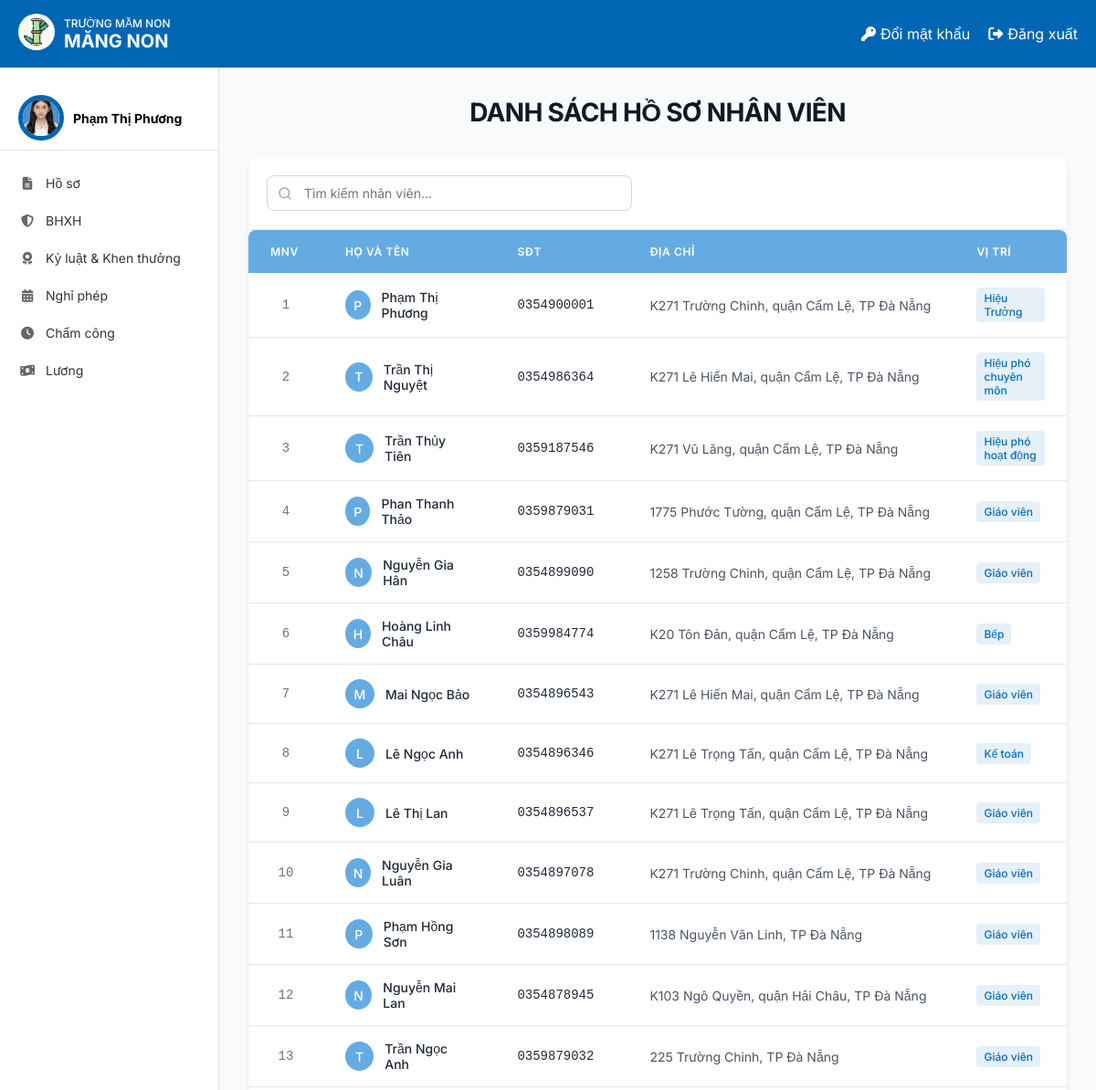
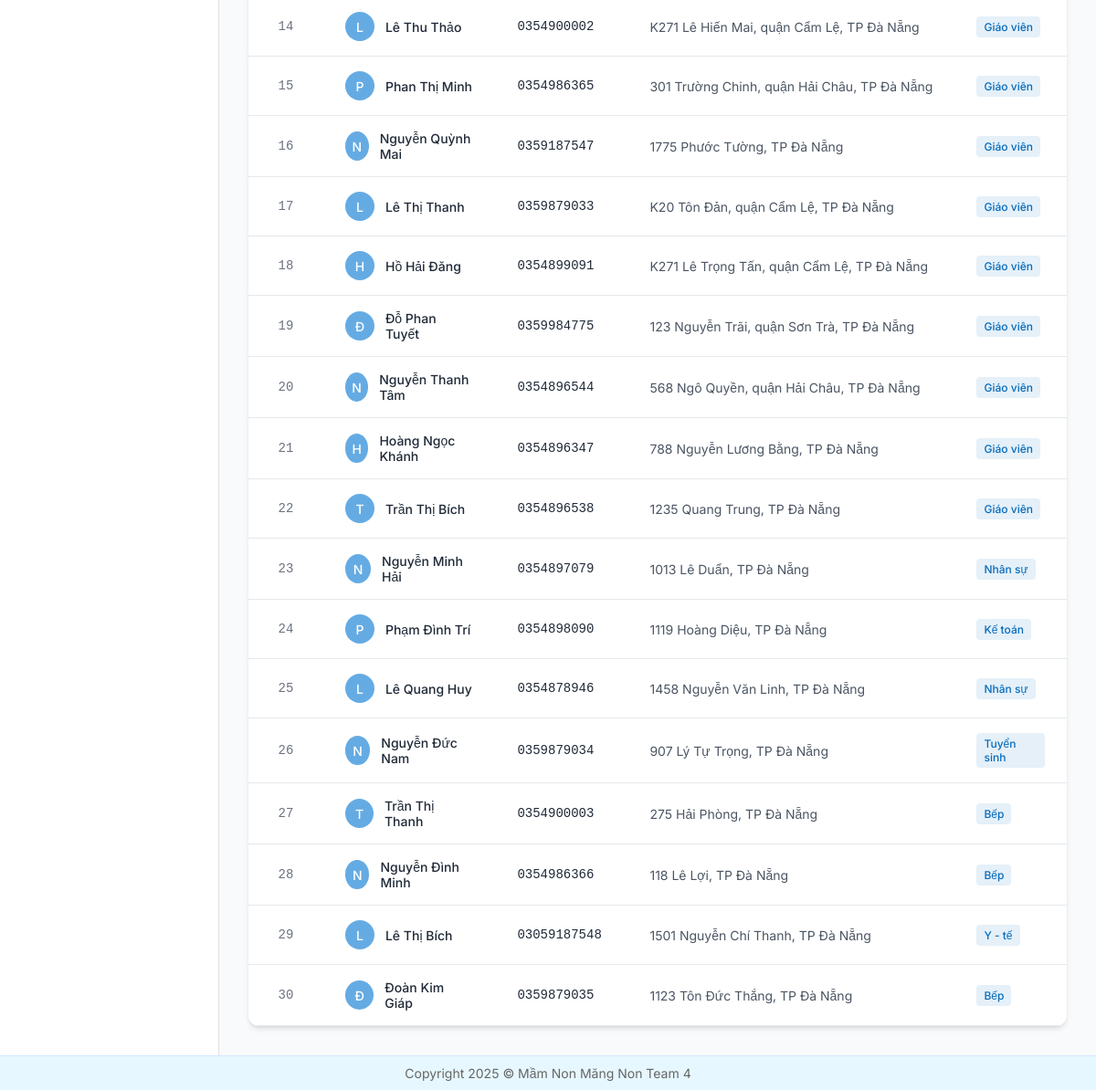
The app's page /dsnhanvien/ (signed in) with its own data (2 pictures, top to bottom).
### HOME/models.py (models this page shows, shortened)
class NhanVien(models.Model):
 user = models.OneToOneField(User, on_delete=models.CASCADE, unique=True, null=False, related_name='nhanvien_home')
 ten_nv = models.CharField(max_length=100)
 anh_ca_nhan = models.ImageField(upload_to='nhanvien/', null=True, blank=True)
 gioi_tinh = models.CharField(max_length=10, choices=[('2', 'Nam'), ('1', 'Nữ')],default='1')
 ngay_sinh = models.DateField(null=True)
 vi_tri_cong_viec = models.CharField(max_length=100, blank=True, null=True)
 to_phong_ban = models.CharField(max_length=50, choices=TO_PHONG_BAN_CHOICES)
 trinh_do_hoc_van = models.CharField(max_length=50, choices=TRINH_DO_HOC_VAN_CHOICES)
 chuyen_nganh = models.CharField(max_length=100, null=True)
 noi_dao_tao = models.CharField(max_length=100)
 nam_tn = models.IntegerField(null=True)
 ngay_cap = models.DateField(null=True)
 noi_cap = models.CharField(max_length=100)
 dia_chi_tam_tru = models.TextField(null=True)
 chuc_vu = models.CharField(max_length=150, null=True)
 so_dien_thoai = models.CharField(
     max_length=10,
     unique=True)
 email = models.EmailField(unique=True, max_length=50, null=True)
 so_cccd = models.CharField(
     max_length=12,
     unique=True
 )
 phu_caps = models.ManyToManyField(PhuCap, through='PhuCapNhanVien',blank=True)
 class Meta:
     db_table = 'HOME_nhanvien'

### HoSo/views.py (the view)
# urls.py: path('dsnhanvien/', danh_sach_nhan_vien, name='DanhSachNhanVien'),
@login_required
@permission_required('HOME.View_danh_sach_ho_so_nhan_vien')
def danh_sach_nhan_vien(request):
    current_user = get_object_or_404(NhanVien, user=request.user)
    query = request.GET.get('q', '')  # Lấy giá trị tìm kiếm từ thanh tìm kiếm
    if query:
        nhan_vien_list = NhanVien.objects.filter(ten_nv__icontains=query)  # Lọc nhân viên theo tên
    else:
        nhan_vien_list = NhanVien.objects.all()  # Nếu không có tìm kiếm, hiển thị tất cả nhân viên
    return render(request, 'HoSo/danhsachnhanvien.html', {
        'nhan_vien_list': nhan_vien_list,
        'nhan_vien': current_user,
        'query': query
    })

### templates/HoSo/danhsachnhanvien.html (shortened to what this page needs)
{% extends "home.html" %}
{% load static %}
{% block page_background %}
<div class="employee-list-page">
  <div class="page-header">
    <h1 class="page-title">DANH SÁCH HỒ SƠ NHÂN VIÊN</h1>
  </div>
  <div class="content-card">
    <div class="toolbar">
      <div class="search-container">
        <form method="GET" action="{% url 'DanhSachNhanVien' %}">
          <div class="search-input-wrapper">
            <svg class="search-icon" viewBox="0 0 24 24" fill="none" stroke="currentColor" stroke-width="2" stroke-linecap="round" stroke-linejoin="round">
              <circle cx="11" cy="11" r="8"></circle>
              <line x1="21" y1="21" x2="16.65" y2="16.65"></line>
            </svg>
            <input type="text" name="q" value="{{ query }}" placeholder="Tìm kiếm nhân viên..." class="search-input">
          </div>
        </form>
      </div>
    </div>
    <div class="table-container">
      <table class="employee-table">
        <thead>
          <tr>
            <th class="id-column">MNV</th>
            <th class="name-column">Họ và tên</th>
            <th class="phone-column">SĐT</th>
            <th class="address-column">Địa chỉ</th>
            <th class="position-column">Vị trí</th>
          </tr>
        </thead>
        <tbody>
          {% for nhan_vien in nhan_vien_list %}
          <tr class="employee-row">
            <td class="id-cell">{{ nhan_vien.id }}</td>
            <td class="name-cell">
              <a href="{% url 'QLXemHoSo' nhan_vien.id %}" class="employee-link">
                <div class="employee-name">
                  <div class="avatar">{{ nhan_vien.ten_nv|slice:":1" }}</div>
                  <span>{{ nhan_vien.ten_nv }}</span>
                </div>
              </a>
            </td>
            <td class="phone-cell">{{ nhan_vien.so_dien_thoai }}</td>
            <td class="address-cell">{{ nhan_vien.dia_chi_tam_tru }}</td>
            <td class="position-cell">
              <span class="position-badge">{{ nhan_vien.vi_tri_cong_viec }}</span>
            </td>
          </tr>
          {% endfor %}
        </tbody>
      </table>
    </div>
  </div>
</div>
<link rel="stylesheet" href="{% static 'css/dsnhanvienHoSo.css' %}">
{% endblock %}

### templates/home.html (shortened to what this page needs)
<!DOCTYPE html>
{% load static %}
<html lang="vi">
<head>
    <link rel="stylesheet" href="{% static 'css/style.css' %}">
    <link rel="stylesheet" href="https://cdnjs.cloudflare.com/ajax/libs/font-awesome/6.4.0/css/all.min.css">
</head>
<body>
    <div class="container">
        <header class="header">
            <div class="logo-container">
                <a href="{% url 'home' %}">
                    <img src="{% static 'images/logo.jpg' %}" alt="Logo" class="logo-img">
                </a>
                <div class="logo-text">
                    <div class="school-type">TRƯỜNG MẦM NON</div>
                    <div class="school-name"><b>MĂNG NON</b></div>
                </div>
            </div>
            <div class="header-actions">
                <a href="{% url 'change_password' %}" class="header-link">
                    <i class="fas fa-key"></i> Đổi mật khẩu
                </a>
                <a href="{% url 'logout' %}" class="header-link">
                    <i class="fas fa-sign-out-alt"></i> Đăng xuất
                </a>
            </div>
        </header>
        <div class="content">
            <aside class="sidebar">
                <div class="user-profile">
                    <div class="avatar_home">
                        <img src="{{ nhan_vien.anh_ca_nhan.url }}" alt="User Avatar">
                    </div>
                    <div class="user-info">
                        {% if request.user.is_authenticated %}
                            <div class="user-name">{{ nhan_vien.ten_nv }}</div>
                        {% endif %}
                    </div>
                </div>
                <nav class="sidebar-nav">
                    <a href="{% url 'Redirect_hoso_view' %}" class="nav-item"><i class="fas fa-file-alt"></i> Hồ sơ</a>
                    <a href="{% url 'redirectBHXH' %}" class="nav-item"><i class="fas fa-shield-alt"></i> BHXH</a>
                    <a href="{% url 'ky_luat_khen_thuong' %}" class="nav-item"><i class="fas fa-award"></i> Kỷ luật & Khen thưởng</a>
                    <a href="{% url 'DanhSachNP_redirect' %}" class="nav-item"><i class="fas fa-calendar-alt"></i> Nghỉ phép</a>
                    <a href="{% url 'cham_cong' %}" class="nav-item"><i class="fas fa-clock"></i> Chấm công</a>
                    <a href="{% url 'chuyen_huong_luong' %}" class="nav-item"><i class="fas fa-money-bill-wave"></i> Lương</a>
                </nav>
            </aside>
            {% block page_background %}{% endblock %}
        </div>
        <footer class="footer">
            <p>Copyright 2025 © Mầm Non Măng Non Team 4</p>
        </footer>
    </div>
</body>
</html>

### static/css/style.css (style rules this page uses)
* { margin: 0; padding: 0; box-sizing: border-box; font-family: 'Inter', sans-serif; }
body { background-color: #f5f5f5; }
.container { display: flex; flex-direction: column; min-height: 100vh; }
.header { background-color: #0066b3; color: white; padding: 15px 20px; display: flex; justify-content: space-between; align-items: center; }
.logo-container { display: flex; align-items: center; }
.logo-img { width: 40px; height: 40px; margin-right: 10px; background-color: white; border-radius: 50%; padding: 5px; }
.logo-text { display: flex; flex-direction: column; }
.school-type { font-size: 12px; font-weight: 500; }
.school-name { font-size: 20px; font-weight: bold; }
.header-actions { display: flex; gap: 20px; }
.header-link { color: white; text-decoration: none; display: flex; align-items: center; gap: 5px; }
.content { display: flex; flex: 1; }
.sidebar { width: 240px; background-color: white; border-right: 1px solid #e0e0e0; padding: 20px 0; }
.user-profile { display: flex; align-items: center; padding: 10px 20px; border-bottom: 1px solid #e0e0e0; margin-bottom: 15px; }
.avatar_home { width: 50px; height: 50px; border-radius: 50%; overflow: hidden; margin-right: 10px; border: 5px solid #0066b3; }
.avatar_home img { width: 100%; height: 100%; object-fit: cover; }
.user-info { display: flex; flex-direction: column; }
.user-name { font-weight: bold; font-size: 14px; }
.sidebar-nav { display: flex; flex-direction: column; }
.nav-item { padding: 12px 20px; color: #333; text-decoration: none; display: flex; align-items: center; gap: 10px; font-size: 14px; transition: background-color 0.2s; }
.nav-item i { width: 20px; text-align: center; color: #666; }
.footer { background-color: #e6f7ff; padding: 10px 20px; text-align: center; color: #666; font-size: 14px; border-top: 1px solid #d1e9ff; margin-top: auto; z-index: 2; }

### records on screen
NhanVien: anh_ca_nhan (picture), ten_nv "Phạm Thị Phương", id "1", ten_nv "P", so_dien_thoai "0354900001", dia_chi_tam_tru "K271 Trường Chinh, quận Cẩm Lệ, TP Đà Nẵng", vi_tri_cong_viec "Hiệu Trưởng"
NhanVien: id "2", ten_nv "T", ten_nv "Trần Thị Nguyệt", so_dien_thoai "0354986364", dia_chi_tam_tru "K271 Lê Hiến Mai, quận Cẩm Lệ, TP Đà Nẵng", vi_tri_cong_viec "Hiệu phó chuyên môn"
NhanVien: id "3", ten_nv "T", ten_nv "Trần Thủy Tiên", so_dien_thoai "0359187546", dia_chi_tam_tru "K271 Vũ Lăng, quận Cẩm Lệ, TP Đà Nẵng", vi_tri_cong_viec "Hiệu phó hoạt động"
NhanVien: id "4", ten_nv "P", ten_nv "Phan Thanh Thảo", so_dien_thoai "0359879031", dia_chi_tam_tru "1775 Phước Tường, quận Cẩm Lệ, TP Đà Nẵng", vi_tri_cong_viec "Giáo viên"
NhanVien: id "5", ten_nv "N", ten_nv "Nguyễn Gia Hân", so_dien_thoai "0354899090", dia_chi_tam_tru "1258 Trường Chinh, quận Cẩm Lệ, TP Đà Nẵng", vi_tri_cong_viec "Giáo viên"
NhanVien: id "6", ten_nv "H", ten_nv "Hoàng Linh Châu", so_dien_thoai "0359984774", dia_chi_tam_tru "K20 Tôn Đản, quận Cẩm Lệ, TP Đà Nẵng", vi_tri_cong_viec "Bếp"
NhanVien: id "7", ten_nv "M", ten_nv "Mai Ngọc Bảo", so_dien_thoai "0354896543", dia_chi_tam_tru "K271 Lê Hiến Mai, quận Cẩm Lệ, TP Đà Nẵng", vi_tri_cong_viec "Giáo viên"
NhanVien: id "8", ten_nv "L", ten_nv "Lê Ngọc Anh", so_dien_thoai "0354896346", dia_chi_tam_tru "K271 Lê Trọng Tấn, quận Cẩm Lệ, TP Đà Nẵng", vi_tri_cong_viec "Kế toán"
NhanVien: id "9", ten_nv "L", ten_nv "Lê Thị Lan", so_dien_thoai "0354896537", dia_chi_tam_tru "K271 Lê Trọng Tấn, quận Cẩm Lệ, TP Đà Nẵng", vi_tri_cong_viec "Giáo viên"
NhanVien: id "10", ten_nv "N", ten_nv "Nguyễn Gia Luân", so_dien_thoai "0354897078", dia_chi_tam_tru "K271 Trường Chinh, quận Cẩm Lệ, TP Đà Nẵng", vi_tri_cong_viec "Giáo viên"
NhanVien: id "11", ten_nv "P", ten_nv "Phạm Hồng Sơn", so_dien_thoai "0354898089", dia_chi_tam_tru "1138 Nguyễn Văn Linh, TP Đà Nẵng", vi_tri_cong_viec "Giáo viên"
NhanVien: id "12", ten_nv "N", ten_nv "Nguyễn Mai Lan", so_dien_thoai "0354878945", dia_chi_tam_tru "K103 Ngô Quyền, quận Hải Châu, TP Đà Nẵng", vi_tri_cong_viec "Giáo viên"
NhanVien: id "13", ten_nv "T", ten_nv "Trần Ngọc Anh", so_dien_thoai "0359879032", dia_chi_tam_tru "225 Trường Chinh, TP Đà Nẵng", vi_tri_cong_viec "Giáo viên"
NhanVien: id "14", ten_nv "L", ten_nv "Lê Thu Thảo", so_dien_thoai "0354900002", dia_chi_tam_tru "K271 Lê Hiến Mai, quận Cẩm Lệ, TP Đà Nẵng", vi_tri_cong_viec "Giáo viên"
NhanVien: id "15", ten_nv "P", ten_nv "Phan Thị Minh", so_dien_thoai "0354986365", dia_chi_tam_tru "301 Trường Chinh, quận Hải Châu, TP Đà Nẵng", vi_tri_cong_viec "Giáo viên"
NhanVien: id "16", ten_nv "N", ten_nv "Nguyễn Quỳnh Mai", so_dien_thoai "0359187547", dia_chi_tam_tru "1775 Phước Tường, TP Đà Nẵng", vi_tri_cong_viec "Giáo viên"
NhanVien: id "17", ten_nv "L", ten_nv "Lê Thị Thanh", so_dien_thoai "0359879033", dia_chi_tam_tru "K20 Tôn Đản, quận Cẩm Lệ, TP Đà Nẵng", vi_tri_cong_viec "Giáo viên"
NhanVien: id "18", ten_nv "H", ten_nv "Hồ Hải Đăng", so_dien_thoai "0354899091", dia_chi_tam_tru "K271 Lê Trọng Tấn, quận Cẩm Lệ, TP Đà Nẵng", vi_tri_cong_viec "Giáo viên"
NhanVien: id "19", ten_nv "Đ", ten_nv "Đỗ Phan Tuyết", so_dien_thoai "0359984775", dia_chi_tam_tru "123 Nguyễn Trãi, quận Sơn Trà, TP Đà Nẵng", vi_tri_cong_viec "Giáo viên"
NhanVien: id "20", ten_nv "N", ten_nv "Nguyễn Thanh Tâm", so_dien_thoai "0354896544", dia_chi_tam_tru "568 Ngô Quyền, quận Hải Châu, TP Đà Nẵng", vi_tri_cong_viec "Giáo viên"
NhanVien: id "21", ten_nv "H", ten_nv "Hoàng Ngọc Khánh", so_dien_thoai "0354896347", dia_chi_tam_tru "788 Nguyễn Lương Bằng, TP Đà Nẵng", vi_tri_cong_viec "Giáo viên"
NhanVien: id "22", ten_nv "T", ten_nv "Trần Thị Bích", so_dien_thoai "0354896538", dia_chi_tam_tru "1235 Quang Trung, TP Đà Nẵng", vi_tri_cong_viec "Giáo viên"
NhanVien: id "23", ten_nv "N", ten_nv "Nguyễn Minh Hải", so_dien_thoai "0354897079", dia_chi_tam_tru "1013 Lê Duẩn, TP Đà Nẵng", vi_tri_cong_viec "Nhân sự"
NhanVien: id "24", ten_nv "P", ten_nv "Phạm Đình Trí", so_dien_thoai "0354898090", dia_chi_tam_tru "1119 Hoàng Diệu, TP Đà Nẵng", vi_tri_cong_viec "Kế toán"
NhanVien: id "25", ten_nv "L", ten_nv "Lê Quang Huy", so_dien_thoai "0354878946", dia_chi_tam_tru "1458 Nguyễn Văn Linh, TP Đà Nẵng", vi_tri_cong_viec "Nhân sự"
NhanVien: id "26", ten_nv "N", ten_nv "Nguyễn Đức Nam", so_dien_thoai "0359879034", dia_chi_tam_tru "907 Lý Tự Trọng, TP Đà Nẵng", vi_tri_cong_viec "Tuyển sinh"
NhanVien: id "27", ten_nv "T", ten_nv "Trần Thị Thanh", so_dien_thoai "0354900003", dia_chi_tam_tru "275 Hải Phòng, TP Đà Nẵng", vi_tri_cong_viec "Bếp"
NhanVien: id "28", ten_nv "N", ten_nv "Nguyễn Đình Minh", so_dien_thoai "0354986366", dia_chi_tam_tru "118 Lê Lợi, TP Đà Nẵng", vi_tri_cong_viec "Bếp"
NhanVien: id "29", ten_nv "L", ten_nv "Lê Thị Bích", so_dien_thoai "03059187548", dia_chi_tam_tru "1501 Nguyễn Chí Thanh, TP Đà Nẵng", vi_tri_cong_viec "Y - tế"
NhanVien: id "30", ten_nv "Đ", ten_nv "Đoàn Kim Giáp", so_dien_thoai "0359879035", dia_chi_tam_tru "1123 Tôn Đức Thắng, TP Đà Nẵng", vi_tri_cong_viec "Bếp"
